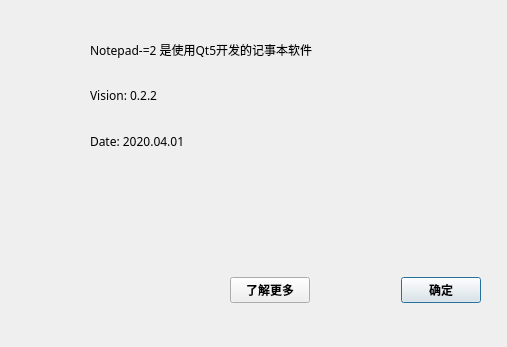
<?xml version="1.0" encoding="UTF-8"?>
<ui version="4.0">
 <class>AboutWindow</class>
 <widget class="QDialog" name="AboutWindow">
  <property name="geometry">
   <rect>
    <x>0</x>
    <y>0</y>
    <width>507</width>
    <height>347</height>
   </rect>
  </property>
  <property name="windowTitle">
   <string>Dialog</string>
  </property>
  <property name="sizeGripEnabled">
   <bool>false</bool>
  </property>
  <property name="modal">
   <bool>false</bool>
  </property>
  <widget class="QWidget" name="horizontalLayoutWidget">
   <property name="geometry">
    <rect>
     <x>230</x>
     <y>260</y>
     <width>251</width>
     <height>61</height>
    </rect>
   </property>
   <layout class="QHBoxLayout" name="horizontalLayout">
    <item>
     <widget class="QPushButton" name="pushButton_2">
      <property name="font">
       <font>
        <family>Adobe 黑体 Std R</family>
        <weight>75</weight>
        <bold>true</bold>
       </font>
      </property>
      <property name="text">
       <string>了解更多</string>
      </property>
     </widget>
    </item>
    <item>
     <spacer name="horizontalSpacer">
      <property name="orientation">
       <enum>Qt::Horizontal</enum>
      </property>
      <property name="sizeHint" stdset="0">
       <size>
        <width>40</width>
        <height>20</height>
       </size>
      </property>
     </spacer>
    </item>
    <item>
     <widget class="QPushButton" name="pushButton">
      <property name="font">
       <font>
        <family>Adobe 黑体 Std R</family>
        <weight>75</weight>
        <bold>true</bold>
       </font>
      </property>
      <property name="text">
       <string>确定</string>
      </property>
      <property name="checkable">
       <bool>true</bool>
      </property>
      <property name="default">
       <bool>true</bool>
      </property>
     </widget>
    </item>
   </layout>
  </widget>
  <widget class="QWidget" name="verticalLayoutWidget">
   <property name="geometry">
    <rect>
     <x>90</x>
     <y>30</y>
     <width>321</width>
     <height>131</height>
    </rect>
   </property>
   <layout class="QVBoxLayout" name="verticalLayout">
    <item>
     <widget class="QLabel" name="label">
      <property name="font">
       <font>
        <family>Adobe 黑体 Std R</family>
       </font>
      </property>
      <property name="text">
       <string>Notepad-=2 是使用Qt5开发的记事本软件</string>
      </property>
     </widget>
    </item>
    <item>
     <widget class="QLabel" name="label_2">
      <property name="font">
       <font>
        <family>Adobe 黑体 Std R</family>
       </font>
      </property>
      <property name="text">
       <string>Vision: 0.2.2</string>
      </property>
     </widget>
    </item>
    <item>
     <widget class="QLabel" name="label_3">
      <property name="enabled">
       <bool>true</bool>
      </property>
      <property name="font">
       <font>
        <family>Adobe 黑体 Std R</family>
       </font>
      </property>
      <property name="text">
       <string>Date: 2020.04.01</string>
      </property>
     </widget>
    </item>
   </layout>
  </widget>
 </widget>
 <resources/>
 <connections/>
</ui>
